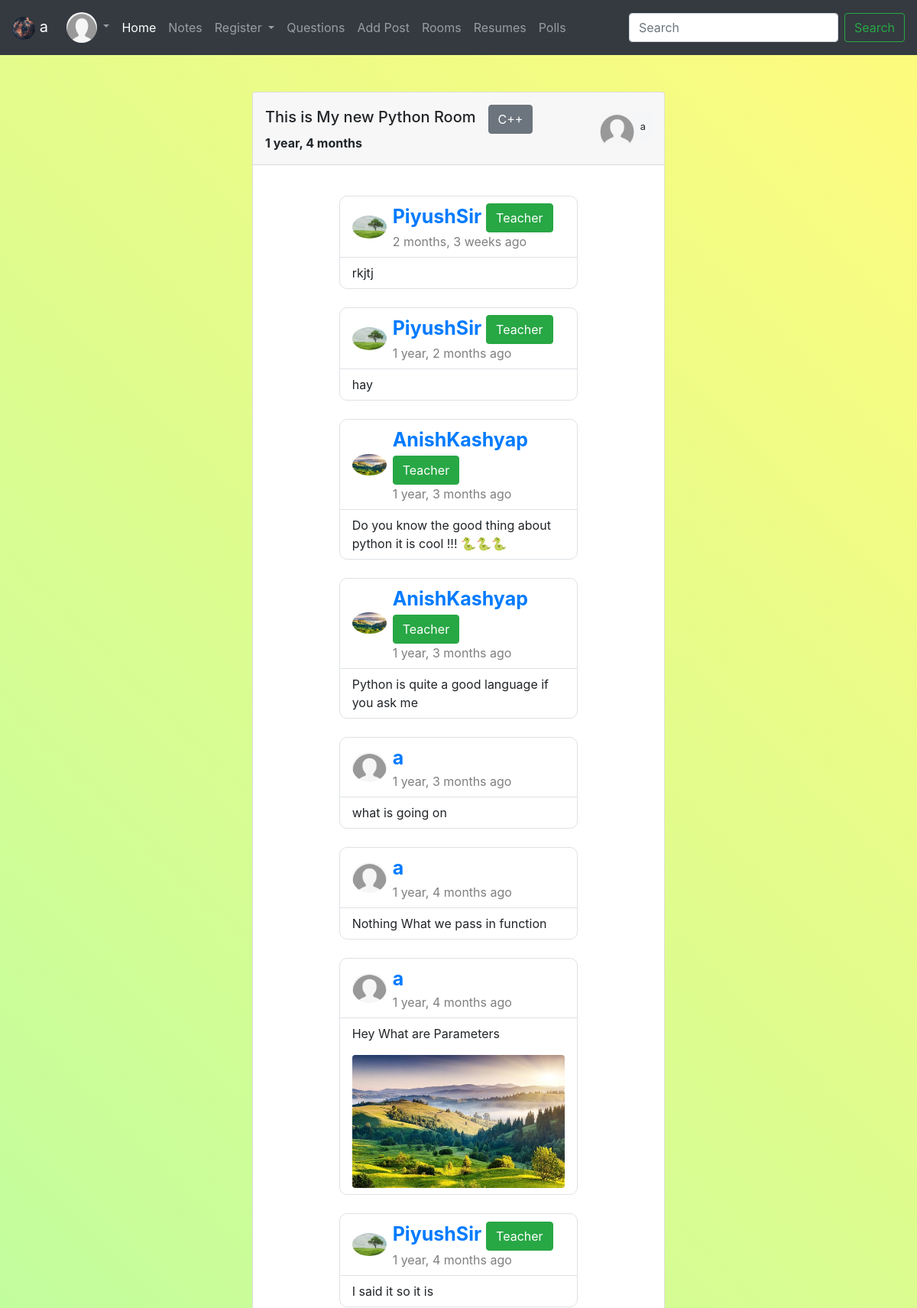
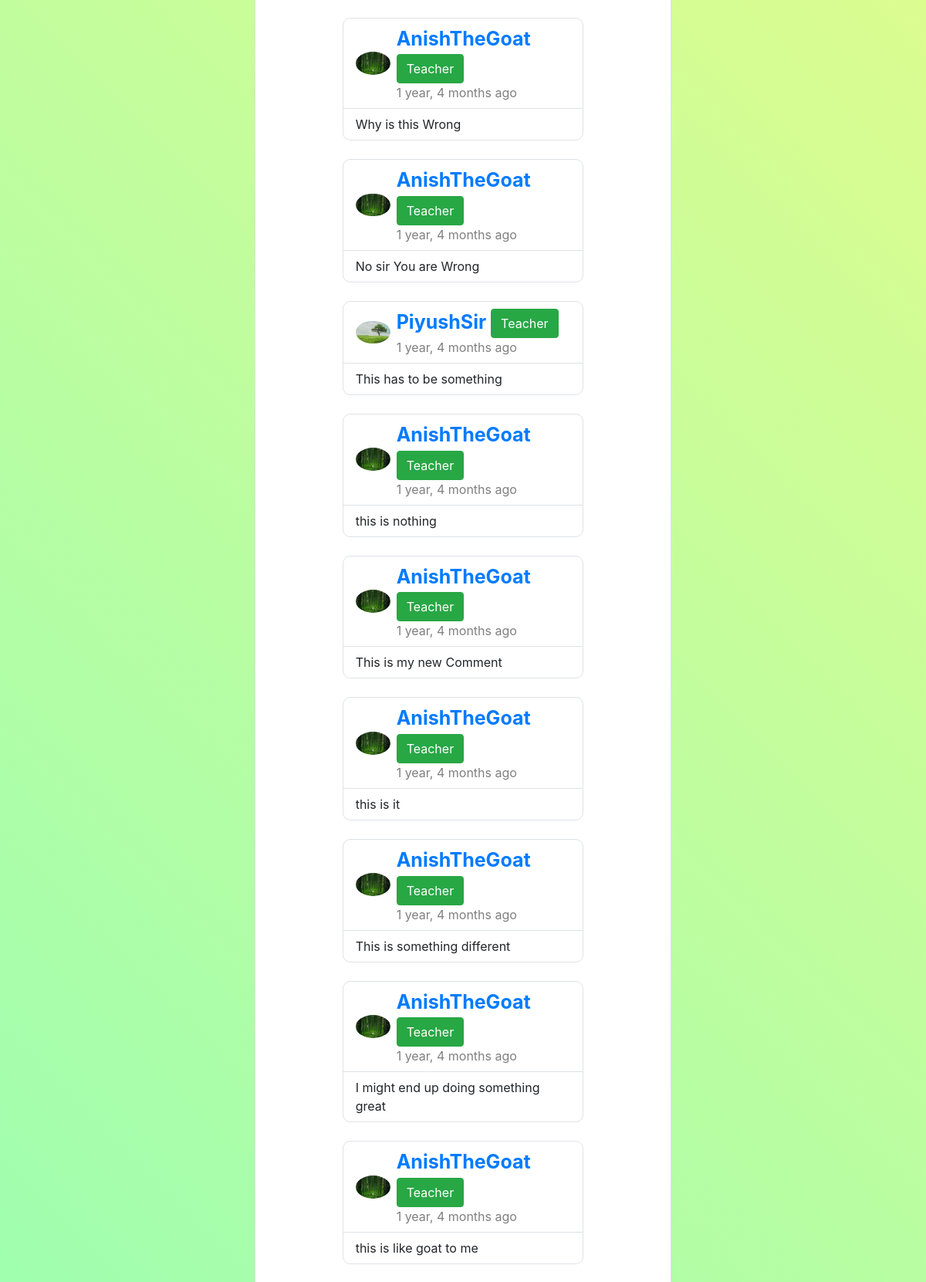
The app's page /room/5 (signed in, upper part) with its own data (2 pictures, top to bottom).
### base/models.py (models this page shows, shortened)
class User(AbstractUser):
    name = models.CharField(max_length=50, null = False)
    email = models.CharField( max_length=50 ,null = True)
    avatar = models.ImageField( upload_to='Avaters',  default = 'default-profile-pic.png')
    bio = models.TextField(null = True)
    bca_class = models.CharField( max_length=50 ,choices=class_list ,default= ('1st Sem', '1st Sem'), null = True)
    is_teacher = models.BooleanField(default = False)
    followers = models.ManyToManyField('User', related_name='follower')
    followings = models.ManyToManyField('User',related_name= 'following')
    def __str__(self):
        return self.username

class Room(models.Model):
    topic = models.ForeignKey(Topic,on_delete=models.SET_NULL, null=True)
    host = models.ForeignKey(User, on_delete=models.SET_NULL, related_name='host',null=True, blank=True)
    title = models.TextField(null=True)
    date = models.DateTimeField(auto_now_add=True)

class Topic (models.Model):
    body = models.TextField(null=True, max_length=250)

class Message(models.Model):
    body = models.TextField(null=True)
    room = models.ForeignKey(Room, on_delete=models.CASCADE, null=True)
    user = models.ForeignKey(User,on_delete=models.SET_NULL, null=True)
    image = models.ImageField(upload_to='Room- Messages', null = True,blank = True)
    date = models.DateTimeField(auto_now_add=True)

### base/views.py (the view, shortened to what this page needs)
# urls.py: path('room/<int:id>', room, name= 'room'),
@login_required(login_url='login')
def room(request, id):
    room = Room.objects.get(id = id)
    messages = Message.objects.filter(room=room).order_by('-date')
    context = {
        'room' : room,
        'messages' : messages
    }
    return render(request, 'room.html', context)

### templates/room.html (shortened to what this page needs)
{% extends 'master.html' %}
{% block content %}
<section class = 'stick'>
    <div class="container py-5 use" >
      <div class="row d-flex justify-content-center">
        <div class="col-md-10 col-lg-8 col-xl-6">
          <div class="card" id="chat2">
            <div class="card-header d-flex justify-content-between align-items-center p-3">
              <div>
                <div id ='room_id' data-room-id = '{{room.id}}' name = 'Room'>
                    <h5 class="mb-0"  style = 'display :inline;'>{{room.title}}  &nbsp </h5>
                    <button type="button" class="btn btn-secondary">{{room.topic.body}}</button>
                </div>
                <strong>{{room.date|timesince}}</strong>
              </div>
              <a href="{% url 'show-profile' room.host.id%}">
              <div class="d-flex flex-row justify-content-start">
                <img src="{{room.host.avatar.url}}"
                  alt="avatar 1" style="width: 45px; height: 100%;">
                <div>
                </a>
                  <p class="small p-2 ms-3 mb-1 rounded-3" style="background-color: #f5f6f7;">{{room.host}}</p>
                </div>
            </div>
            </div>
            <div class="container mt-4 mb-5  display" >
                <div class="d-flex justify-content-center row ">
                    <div class="col-md-8" id = 'messages'>
                        {% for message in messages %}
                        <div class="feed p-2" >
                            <div class="bg-white border mt-2 text-black " style = 'border-radius: 10px;'>
                                <div>
                                    <div class="d-flex flex-row justify-content-between align-items-center p-2 border-bottom">
                                        <a href="{% url 'show-profile' message.user.id%}">
                                        <div class="d-flex flex-row align-items-center feed-text px-2"><img class="rounded-circle" src="{{message.user.avatar.url}}" width="45">
                                            <div class="d-flex flex-column flex-wrap ml-2"><span class="font-weight-bold" style = "font-size: 25px;">{{message.user.username}}
                                                {% if message.user.is_teacher %}
                                                <button type="button" class="btn btn-success">Teacher</button>
                                                {% endif %}
                                            </span><span class="text-black-50 time">{{message.date|timesince}} ago</span></div>
                                        </div>
                                    </a>
                                    </div>
                                </div>
                                <div class="p-2 px-3"><span>{{message.body}}</span></div>
                                {% if message.image %}
                                <div class="feed-image p-2 px-3" ><img class="img-fluid img-responsive rounded" src="{{message.image.url}}"></div>
                                {% endif %}
                            </div>
                        </div>
                        {% endfor %}
                    </div>
                </div>
            </div>
          </div>
        </div>
  </section>
{% load static %}
{% endblock content %}

### templates/master.html (shortened to what this page needs)
{% load static %}
<!DOCTYPE html>
<html lang="en">
<head>
    <link rel="stylesheet" href="{% static 'css/master.css' %}">
    <link rel="stylesheet" href="https://maxcdn.bootstrapcdn.com/bootstrap/4.5.2/css/bootstrap.min.css">
    <link rel="stylesheet" href="https://cdnjs.cloudflare.com/ajax/libs/font-awesome/6.3.0/css/all.min.css">
  </head>
<body>
    <nav class="navbar navbar-dark bg-dark navbar-expand-lg">
      <a class="navbar-brand" href="#">
        <img src="{% static 'images/website.avif' %}" width="30" height="30" alt="logo" class="rounded-circle">
        {% if request.user.is_authenticated %}
        {{request.user.username}}
        {% else %}
        Anonymous
        {% endif %}
      </a>
      <div class="collapse navbar-collapse" id="navbar-list-4">
        <ul class="navbar-nav">
            <li class="nav-item dropdown">
            {% if request.user.is_authenticated %}
            <a class="nav-link dropdown-toggle" href="#" id="navbarDropdownMenuLink" role="button" data-toggle="dropdown" aria-haspopup="true" aria-expanded="false">
              <img src="{{request.user.avatar.url}}" width="40" height="40" class="rounded-circle">
            </a>
            {% endif %}
          </li>
        </ul>
          <ul class="navbar-nav mr-auto">
            <li class="nav-item active">
              <a class="nav-link" href="{% url 'home' %}">Home </a>
            </li>
            <li class="nav-item">
              <a class="nav-link" href="{% url 'notes' %}">Notes</a>
            </li>
            <li class="nav-item dropdown">
              <a class="nav-link dropdown-toggle" href="#" id="navbarDropdown" role="button" data-toggle="dropdown" aria-haspopup="true" aria-expanded="false">
                Register
              </a>
            </li>
            <li class="nav-item">
              <a class="nav-link" href="{% url 'questions' %}">Questions</a>
            </li>
            <li class="nav-item">
              <a class="nav-link" href="{% url 'add-post' %}">Add Post</a>
            </li>
            <li class="nav-item">
              <a class="nav-link" href="{% url 'rooms' %}">Rooms</a>
            </li>
            <li class="nav-item">
              <a class="nav-link" href="{% url 'resumes' %}">Resumes</a>
            </li>
            <li class="nav-item">
              <a class="nav-link" href="{% url 'polls' %}">Polls</a>
            </li>
          </ul>
          <form class="form-inline my-2 my-lg-0" method  = 'POST' action = '/user-search'>
            <input class="form-control mr-sm-2" type="search" placeholder="Search" aria-label="Search" name = 'search'>
            <button class="btn btn-outline-success my-2 my-sm-0" type="submit">Search</button>
          </form>
      </nav>
    {% block content %}
    {% endblock content %}
</body>
</html>

### records on screen
User: user.username "a", user.avatar (placeholder picture)
Room: title "This is My new Python Room", topic.body "C++", date "1 year, 4 months", host.avatar (placeholder picture), host "a"
Message: user.avatar (picture), user.username "PiyushSir", shows "Teacher", date "2 months, 3 weeks", body "rkjtj"
Message: user.avatar (picture), user.username "PiyushSir", shows "Teacher", date "1 year, 2 months", body "hay"
Message: user.avatar (picture), user.username "AnishKashyap", shows "Teacher", date "1 year, 3 months", body "Do you know the good thing about python it is cool !!! 🐍🐍🐍"
Message: user.avatar (picture), user.username "AnishKashyap", shows "Teacher", date "1 year, 3 months", body "Python is quite a good language if you ask me"
Message: user.avatar (placeholder picture), user.username "a", date "1 year, 3 months", body "what is going on"
Message: user.avatar (placeholder picture), user.username "a", date "1 year, 4 months", body "Nothing What we pass in function"
Message: user.avatar (placeholder picture), user.username "a", date "1 year, 4 months", body "Hey What are Parameters", image (picture)
Message: user.avatar (picture), user.username "PiyushSir", shows "Teacher", date "1 year, 4 months", body "I said it so it is"
Message: user.avatar (picture), user.username "AnishTheGoat", shows "Teacher", date "1 year, 4 months", body "Why is this Wrong"
Message: user.avatar (picture), user.username "AnishTheGoat", shows "Teacher", date "1 year, 4 months", body "No sir You are Wrong"
Message: user.avatar (picture), user.username "PiyushSir", shows "Teacher", date "1 year, 4 months", body "This has to be something"
Message: user.avatar (picture), user.username "AnishTheGoat", shows "Teacher", date "1 year, 4 months", body "this is nothing"
Message: user.avatar (picture), user.username "AnishTheGoat", shows "Teacher", date "1 year, 4 months", body "This is my new Comment"
Message: user.avatar (picture), user.username "AnishTheGoat", shows "Teacher", date "1 year, 4 months", body "this is it"
Message: user.avatar (picture), user.username "AnishTheGoat", shows "Teacher", date "1 year, 4 months", body "This is something different"
Message: user.avatar (picture), user.username "AnishTheGoat", shows "Teacher", date "1 year, 4 months", body "I might end up doing something great"
Message: user.avatar (picture), user.username "AnishTheGoat", shows "Teacher", date "1 year, 4 months", body "this is like goat to me"
